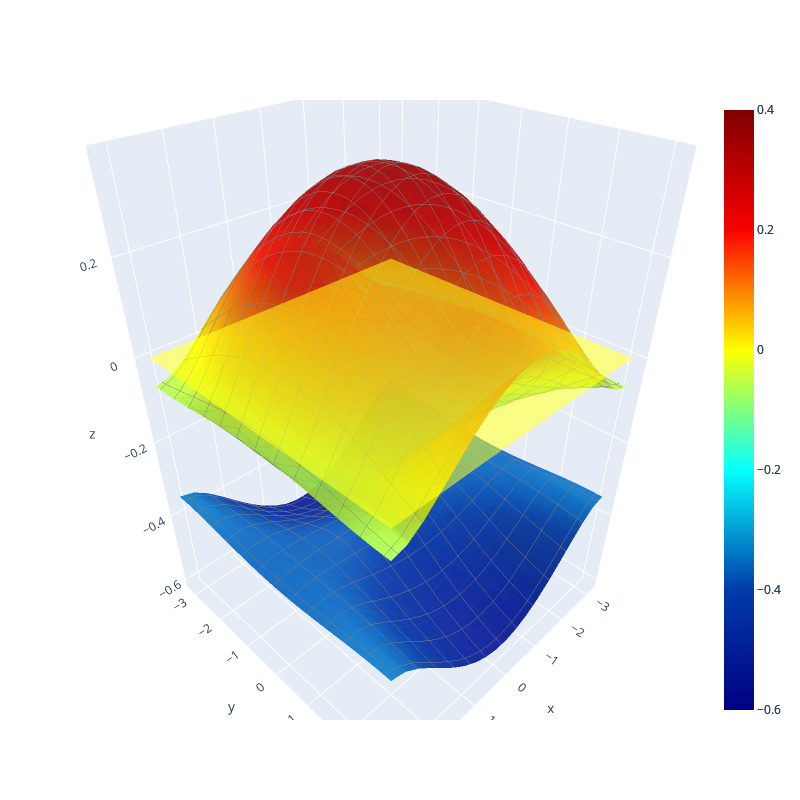

This figure's notebook cell:
### Markdown cell above
### 3D プロット

参考 https://qiita.com/okumakito/items/3b2ccc9966c43a5e84d0

### Code cell
fig = go.Figure()

contours = dict(
    x=dict(highlight=False, show=True, color='grey', start=-3.5, end=3.5, size=0.5),
    y=dict(highlight=False, show=True, color='grey', start=-3.5, end=3.5, size=0.5),
    z=dict(highlight=False, show=False, start=-1, end = 1, size=0.5)
)

fig.add_trace(go.Surface(
        z=enes[:,:,0]-ef,
        x=kx,
        y=ky,
        colorscale = "jet",
        cmin=-0.6,
        cmax=0.4,
        # showscale = False,
        hoverinfo="skip",
        opacity=0.5,
        # hidesurface=True,
    )
)
for i in range(1, 8):
    fig.add_trace(go.Surface(
            z=enes[:,:,i]-ef,
            x=kx,
            y=ky,
            colorscale = "jet",
            cmin=-0.6,
            cmax=0.4,
            showscale = False,
            hoverinfo="skip",
            contours=contours,
            opacity=0.5,
            # hidesurface=True,
        )
    )
fig.add_trace(go.Surface(
        z=np.zeros((k_mesh,k_mesh)),
        x=kx,
        y=ky,
        colorscale = "jet",
        cmin=-0.6,
        cmax=0.4,
        # showscale = False,
        hoverinfo="skip",
        opacity=0.5,
        # hidesurface=True,
    )
)

axis = dict(visible=True)
fig.update_scenes(
    xaxis=axis,
    yaxis=axis,
    zaxis=axis,
    aspectratio=dict(x=1,y=1,z=1.5)
)
fig.update_layout(
    width=800,   # グラフの幅
    height=800   # グラフの高さ
)
fig.show()

### Figure 1 — Plotly figure (JSON) as saved in the notebook; plotly's stock layout.template omitted (floating-point values rounded to 4 significant figures; data arrays with more than 128 entries replaced by an {"elided": "..."} marker saying what was removed)
{"data": [{"cmax": 0.4, "cmin": -0.6, "colorscale": [[0, "rgb(0,0,131)"], [0.2, "rgb(0,60,170)"], [0.4, "rgb(5,255,255)"], [0.6, "rgb(255,255,0)"], [0.8, "rgb(250,0,0)"], [1, "rgb(128,0,0)"]], "hoverinfo": "skip", "opacity": 0.5, "type": "surface", "x": {"elided": "20x20 float values"}, "y": {"elided": "20x20 float values"}, "z": {"elided": "20x20 float values"}}, {"cmax": 0.4, "cmin": -0.6, "colorscale": [[0, "rgb(0,0,131)"], [0.2, "rgb(0,60,170)"], [0.4, "rgb(5,255,255)"], [0.6, "rgb(255,255,0)"], [0.8, "rgb(250,0,0)"], [1, "rgb(128,0,0)"]], "contours": {"x": {"color": "grey", "end": 3.5, "highlight": false, "show": true, "size": 0.5, "start": -3.5}, "y": {"color": "grey", "end": 3.5, "highlight": false, "show": true, "size": 0.5, "start": -3.5}, "z": {"end": 1, "highlight": false, "show": false, "size": 0.5, "start": -1}}, "hoverinfo": "skip", "opacity": 0.5, "showscale": false, "type": "surface", "x": {"elided": "20x20 float values"}, "y": {"elided": "20x20 float values"}, "z": {"elided": "20x20 float values"}}, {"cmax": 0.4, "cmin": -0.6, "colorscale": [[0, "rgb(0,0,131)"], [0.2, "rgb(0,60,170)"], [0.4, "rgb(5,255,255)"], [0.6, "rgb(255,255,0)"], [0.8, "rgb(250,0,0)"], [1, "rgb(128,0,0)"]], "contours": {"x": {"color": "grey", "end": 3.5, "highlight": false, "show": true, "size": 0.5, "start": -3.5}, "y": {"color": "grey", "end": 3.5, "highlight": false, "show": true, "size": 0.5, "start": -3.5}, "z": {"end": 1, "highlight": false, "show": false, "size": 0.5, "start": -1}}, "hoverinfo": "skip", "opacity": 0.5, "showscale": false, "type": "surface", "x": {"elided": "20x20 float values"}, "y": {"elided": "20x20 float values"}, "z": {"elided": "20x20 float values"}}, {"cmax": 0.4, "cmin": -0.6, "colorscale": [[0, "rgb(0,0,131)"], [0.2, "rgb(0,60,170)"], [0.4, "rgb(5,255,255)"], [0.6, "rgb(255,255,0)"], [0.8, "rgb(250,0,0)"], [1, "rgb(128,0,0)"]], "contours": {"x": {"color": "grey", "end": 3.5, "highlight": false, "show": true, "size": 0.5, "start": -3.5}, "y": {"color": "grey", "end": 3.5, "highlight": false, "show": true, "size": 0.5, "start": -3.5}, "z": {"end": 1, "highlight": false, "show": false, "size": 0.5, "start": -1}}, "hoverinfo": "skip", "opacity": 0.5, "showscale": false, "type": "surface", "x": {"elided": "20x20 float values"}, "y": {"elided": "20x20 float values"}, "z": {"elided": "20x20 float values"}}, {"cmax": 0.4, "cmin": -0.6, "colorscale": [[0, "rgb(0,0,131)"], [0.2, "rgb(0,60,170)"], [0.4, "rgb(5,255,255)"], [0.6, "rgb(255,255,0)"], [0.8, "rgb(250,0,0)"], [1, "rgb(128,0,0)"]], "contours": {"x": {"color": "grey", "end": 3.5, "highlight": false, "show": true, "size": 0.5, "start": -3.5}, "y": {"color": "grey", "end": 3.5, "highlight": false, "show": true, "size": 0.5, "start": -3.5}, "z": {"end": 1, "highlight": false, "show": false, "size": 0.5, "start": -1}}, "hoverinfo": "skip", "opacity": 0.5, "showscale": false, "type": "surface", "x": {"elided": "20x20 float values"}, "y": {"elided": "20x20 float values"}, "z": {"elided": "20x20 float values"}}, {"cmax": 0.4, "cmin": -0.6, "colorscale": [[0, "rgb(0,0,131)"], [0.2, "rgb(0,60,170)"], [0.4, "rgb(5,255,255)"], [0.6, "rgb(255,255,0)"], [0.8, "rgb(250,0,0)"], [1, "rgb(128,0,0)"]], "contours": {"x": {"color": "grey", "end": 3.5, "highlight": false, "show": true, "size": 0.5, "start": -3.5}, "y": {"color": "grey", "end": 3.5, "highlight": false, "show": true, "size": 0.5, "start": -3.5}, "z": {"end": 1, "highlight": false, "show": false, "size": 0.5, "start": -1}}, "hoverinfo": "skip", "opacity": 0.5, "showscale": false, "type": "surface", "x": {"elided": "20x20 float values"}, "y": {"elided": "20x20 float values"}, "z": {"elided": "20x20 float values"}}, {"cmax": 0.4, "cmin": -0.6, "colorscale": [[0, "rgb(0,0,131)"], [0.2, "rgb(0,60,170)"], [0.4, "rgb(5,255,255)"], [0.6, "rgb(255,255,0)"], [0.8, "rgb(250,0,0)"], [1, "rgb(128,0,0)"]], "contours": {"x": {"color": "grey", "end": 3.5, "highlight": false, "show": true, "size": 0.5, "start": -3.5}, "y": {"color": "grey", "end": 3.5, "highlight": false, "show": true, "size": 0.5, "start": -3.5}, "z": {"end": 1, "highlight": false, "show": false, "size": 0.5, "start": -1}}, "hoverinfo": "skip", "opacity": 0.5, "showscale": false, "type": "surface", "x": {"elided": "20x20 float values"}, "y": {"elided": "20x20 float values"}, "z": {"elided": "20x20 float values"}}, {"cmax": 0.4, "cmin": -0.6, "colorscale": [[0, "rgb(0,0,131)"], [0.2, "rgb(0,60,170)"], [0.4, "rgb(5,255,255)"], [0.6, "rgb(255,255,0)"], [0.8, "rgb(250,0,0)"], [1, "rgb(128,0,0)"]], "contours": {"x": {"color": "grey", "end": 3.5, "highlight": false, "show": true, "size": 0.5, "start": -3.5}, "y": {"color": "grey", "end": 3.5, "highlight": false, "show": true, "size": 0.5, "start": -3.5}, "z": {"end": 1, "highlight": false, "show": false, "size": 0.5, "start": -1}}, "hoverinfo": "skip", "opacity": 0.5, "showscale": false, "type": "surface", "x": {"elided": "20x20 float values"}, "y": {"elided": "20x20 float values"}, "z": {"elided": "20x20 float values"}}, {"cmax": 0.4, "cmin": -0.6, "colorscale": [[0, "rgb(0,0,131)"], [0.2, "rgb(0,60,170)"], [0.4, "rgb(5,255,255)"], [0.6, "rgb(255,255,0)"], [0.8, "rgb(250,0,0)"], [1, "rgb(128,0,0)"]], "hoverinfo": "skip", "opacity": 0.5, "type": "surface", "x": {"elided": "20x20 float values"}, "y": {"elided": "20x20 float values"}, "z": {"elided": "20x20 int values"}}], "layout": {"height": 800, "scene": {"aspectratio": {"x": 1, "y": 1, "z": 1.5}, "xaxis": {"visible": true}, "yaxis": {"visible": true}, "zaxis": {"visible": true}}, "width": 800}}
